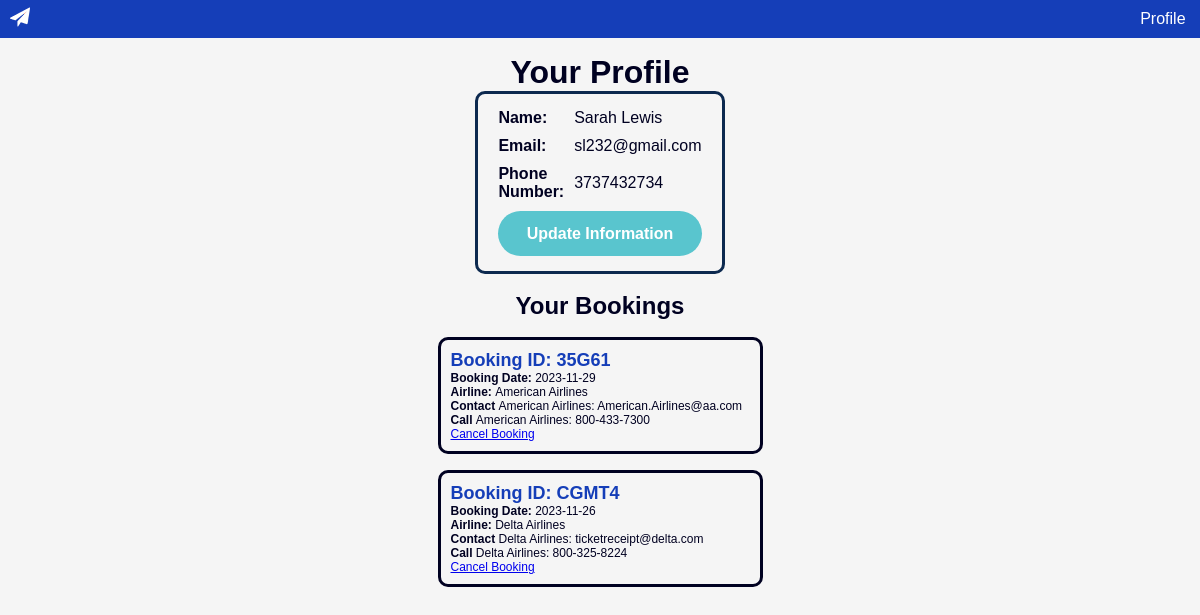
The app's page /account.php?CustomerID=7 with its own data.
### tables this page shows
CREATE TABLE `Customer` (
  `CustomerID` int(11) NOT NULL,
  `firstname` varchar(100) DEFAULT NULL,
  `lastname` varchar(100) DEFAULT NULL,
  `email` varchar(100) DEFAULT NULL,
  `phonenumber` varchar(10) DEFAULT NULL,
  `password` varchar(100) DEFAULT NULL
);

CREATE TABLE `Bookings` (
  `BookingID` varchar(50) NOT NULL,
  `BookingDate` date NOT NULL,
  `CustomerID` int(100) DEFAULT NULL,
  `TicketID` int(100) NOT NULL
);

CREATE TABLE `Airlines` (
  `AirlineCode` varchar(10) NOT NULL,
  `COMPANY` text DEFAULT NULL,
  `EMAIL` text DEFAULT NULL,
  `phoneNumber` text DEFAULT NULL
);

### account.php (the view, shortened to what this page needs)
<!DOCTYPE html>
<html lang="en">
<head>
    <link rel="stylesheet" href="style.css">
</head>
<body>
    <?php
        $CustomerID = "";
        if (isset($_GET['CustomerID']) && $_GET['CustomerID'] != '') {
            $CustomerID = $_GET['CustomerID'];
        }
    ?>
    <div class="container">
        <nav class="navigation-bar">
            <a href="http://localhost/airline/">
                <img class="logo" src="logo.png">
            </a>
            <nav class="nav-links">
                <a href="account.php?CustomerID=<?=$CustomerID?>" style="<?= $CustomerID == '' ? 'visibility:hidden' : 'visibility:visible' ?>">Profile</a> &nbsp;
            </nav>
        </nav>
        <br><br><br>
        <?php
            if (isset($_GET['CustomerID']) && ($_GET['CustomerID']) != '') {
                $CustomerID = $_GET['CustomerID'];
                $conn = mysqli_connect("localhost", "root", "", "airport_db");
                $sql = "SELECT firstname, lastname, email, phonenumber FROM `Customer` WHERE CustomerID=$CustomerID;";
                $result = mysqli_query($conn, $sql);
                if ($result) {
                    if (mysqli_num_rows($result) > 0) {
                        $row = mysqli_fetch_assoc($result);
                    } else {
                        echo "No user found with the given customerID.";
                    }
                } else {
                    echo "Error: " . mysqli_error($conn);
                }
            }
        ?>
        <h1>Your Profile</h1>
        <table class="info" id="info">
            <tr>
                <th>Name:</th>
                <td><?php echo $row['firstname'].' '. $row['lastname']; ?></td>
            </tr>
            <tr>
                <th>Email:</th>
                <td><?php echo $row['email']; ?></td>
            </tr>
            <tr>
                <th>Phone Number:</th>
                <td><?php echo $row['phonenumber']; ?></td>
            </tr>
            <tr>
                <td colspan="2" style="text-align: center;">
                    <button class="btn" id="update-account"><a id="update-account" href="/airline/updateAccount.php?CustomerID=<?=$CustomerID?>">Update Information</a></button>
                </td>
            </tr>
        </table>
        <br>
        <h2>Your Bookings</h2>
        <?php
            $conn = mysqli_connect("localhost", "root", "", "airport_db");
            $bookingsql = "SELECT b.BookingID, b.TicketID, b.BookingDate, b.customerID, a.COMPANY, a.email, a.phoneNumber ".
                "FROM Bookings b ".
                "JOIN Tickets t ON b.TicketID = t.TicketID ".
                "JOIN Airlines a on t.AirlineCode = a.AirlineCode ".
                "WHERE CustomerID = '$CustomerID'";
            $result = mysqli_query($conn, $bookingsql);
            if ($result) {
                if (mysqli_num_rows($result) > 0) {
                    while ($bookingData = mysqli_fetch_assoc($result)) {
                        echo "<div class='box' id='booking-card'>";
                        echo '<h2 style="color:#153eb8">Booking ID: ' . $bookingData['BookingID'] . '</h2>';
                        echo '<p><b>Booking Date:</b> ' . $bookingData['BookingDate'] . '</p>';
                        echo '<p><b>Airline: </b>' . $bookingData['COMPANY'] . '</p>';
                        echo '<p><b>Contact </b>'.$bookingData['COMPANY']. ': ' . $bookingData['email'] . '</p>';
                        echo '<p><b>Call </b>'. $bookingData['COMPANY'].': ' . $bookingData['phoneNumber'] . '</p>';
                        echo '<p><a href="?delete=' . $bookingData['BookingID'] . '&CustomerID=' . $CustomerID . '">Cancel Booking</a></p>';
                        echo '</div>';
                    }
                    echo '<br><br><br>';
                } else {
                    echo "No bookings found for the given customerID.";
                }
            } else {
                echo "Error: " . mysqli_error($conn);
            }
        ?>
    </div>
</body>
</html>

### style.css (style rules this page uses)
* { box-sizing: border-box; margin: 0; padding: 0; font-family: sans-serif; }
body { display: flex; justify-content: center; align-items: center; background-color: #f5f5f5; }
h1, h2, h3, p { color: #000121; }
table { font-family: sans-serif; width: 100%; border-collapse: collapse; }
table td, table th { padding: 8px; margin: 0; }
table tr:nth-child(even) { background-color: #e9e9e9; }
table th { padding-top: 12px; padding-bottom: 12px; text-align: left; background-color: #59c5ce; color: #000121; }
.navigation-bar { display: flex; justify-content: space-between; position: absolute; top: 0px; align-items: center; width: 100%; background-color: #153eb8; }
.nav-links { display: flex; padding: 10px; }
.nav-links a { color: #fff; text-decoration: none; }
.logo { padding-left: 10px; }
.container { display: flex; flex-direction: column; align-items: center; flex-wrap: wrap; }
.box { width: 400px; justify-content: center; align-items: center; text-align: center; flex-wrap: wrap; background: #f5f5f5; color: #000121; font-size: 12px; border-radius: 10px; border-color: #000121; border-style: solid; border-width: 3px; margin-top: 100px; }
.btn { width: 100%; height: 45px; background: #59c5ce; border: none; outline: none; border-radius: 40px; color: #fff; font-size: 16px; font-weight: 600; cursor: pointer; }
.info { display: flex; justify-content: center; gap: 0.5rem; border: 3px solid #0c294f; border-radius: 10px; padding: 10px; }
table#info { padding: 10px 30px; font-family: sans-serif; width: 75%; border-collapse: collapse; color: #000121; }
table#info td, table#info th { overflow: hidden; padding: 5px; margin: 0px; }
table#info tr:nth-child(even) { background-color: transparent; }
table#info th { text-align: left; background-color: transparent; color: #000121; }
.btn#update-account { width: 100%; height: 45px; background: #59c5ce; border: none; outline: none; border-radius: 40px; color: #fff; cursor: pointer; }
a#update-account { text-decoration: none; color: #fff; }
.box#booking-card { width: 325px; margin-top: 5%; padding: 10px; text-align: left; }

### account.php (style rules this page uses)
.logo { width: 30px; height: auto; }

### records on screen
customer: firstname "Sarah", lastname "Lewis", email "sl232@gmail.com", phonenumber "3737432734"
bookings: BookingID "35G61", BookingDate "2023-11-29", airlines.COMPANY "American Airlines", airlines.EMAIL "American.Airlines@aa.com", airlines.phoneNumber "800-433-7300"
bookings: BookingID "CGMT4", BookingDate "2023-11-26", airlines.COMPANY "Delta Airlines", airlines.EMAIL "ticketreceipt@delta.com", airlines.phoneNumber "800-325-8224"
